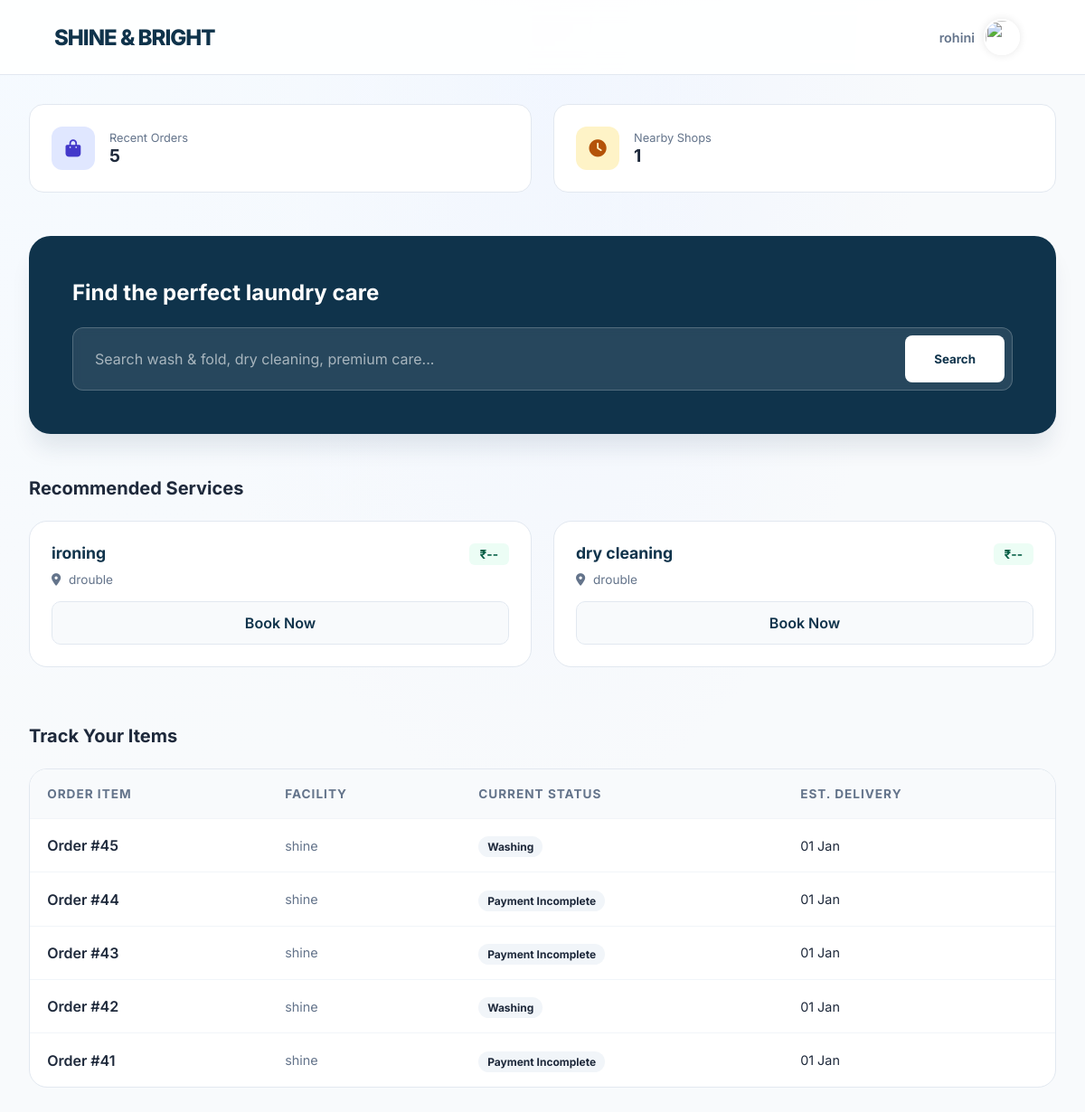
The page /dashboard/ (signed in) on the database its author committed.
### shop/models.py (models this page shows, shortened)
class Service(models.Model):
    branch = models.ForeignKey(Branch, on_delete=models.CASCADE, related_name='services')
    name = models.CharField(max_length=100)
    price = models.DecimalField(max_digits=10, decimal_places=2, blank=True, null=True)
    cloths = models.ManyToManyField('Cloth', blank=True, related_name='services')
    created_at = models.DateTimeField(default=timezone.now)
    class Meta:
        unique_together = ('branch', 'name')

class Branch(models.Model):
    shop = models.ForeignKey(LaundryShop, on_delete=models.CASCADE, related_name='branches')
    name = models.CharField(max_length=100)
    address = models.TextField()
    phone = models.CharField(max_length=15, blank=True)
    created_at = models.DateTimeField(default=timezone.now)
    class Meta:
        unique_together = ('shop', 'name')

class LaundryShop(models.Model):
    name = models.CharField(max_length=100, unique=True)
    email = models.EmailField(unique=True)
    password = models.CharField(max_length=128, blank=True)
    address = models.TextField(blank=True)
    phone = models.CharField(max_length=15, blank=True)
    city = models.CharField(max_length=100, blank=True)
    latitude = models.FloatField(blank=True, null=True)
    longitude = models.FloatField(blank=True, null=True)
    is_approved = models.BooleanField(default=False)
    is_open = models.BooleanField(default=True)
    created_at = models.DateTimeField(default=timezone.now)
    razorpay_account_id = models.CharField(
        max_length=100,
        blank=True,
        null=True,
        help_text="Razorpay Account ID for marketplace payments"
    )
    razorpay_key_id = models.CharField(
        max_length=100,
        blank=True,
        null=True,
        help_text="Razorpay Key ID for shop payments"
    )
    razorpay_key_secret = models.CharField(
        max_length=100,
        blank=True,
        null=True,
        help_text="Razorpay Key Secret for shop payments"
    )
    bank_account_holder_name = models.CharField(
        max_length=100,
        blank=True,
        null=True,
        help_text="Account holder name as per bank records"
    )
    bank_account_number = models.CharField(
        max_length=50,
        blank=True,
        null=True,
        help_text="Bank account number"
    )
    bank_ifsc_code = models.CharField(
        max_length=11,
        blank=True,
        null=True,
        help_text="IFSC code (e.g., HDFC0001234)"
    )
    bank_name = models.CharField(
        max_length=100,
        blank=True,
        null=True,
        help_text="Bank name (e.g., HDFC Bank, SBI)"
    )
    bank_branch = models.CharField(
        max_length=100,
        blank=True,
        null=True,
        help_text="Bank branch name"
    )
    bank_account_type = models.CharField(
        max_length=20,
        choices=[
            ('Savings', 'Savings'),
            ('Current', 'Current'),
        ],
        blank=True,
        null=True,
        help_text="Type of bank account"
    )

class Order(models.Model):
    STATUS_CHOICES = [
        ('Pending', 'Pending'),
        ('Washing', 'Washing'),
        ('Drying', 'Drying'),
        ('Ironing', 'Ironing'),
        ('Ready', 'Ready for Pickup'),
        ('Completed', 'Completed'),
    ]
    PAYMENT_CHOICES = [
        ('Pending', 'Pending'),
        ('Completed', 'Completed'),
    ]
    user = models.ForeignKey(User, on_delete=models.CASCADE)
    shop = models.ForeignKey(LaundryShop, on_delete=models.CASCADE)
    branch = models.ForeignKey(Branch, on_delete=models.CASCADE, blank=True, null=True)
    base_amount = models.DecimalField(max_digits=10, decimal_places=2, default=0)
    platform_fee = models.DecimalField(max_digits=10, decimal_places=2, default=0)
    delivery_fee = models.DecimalField(max_digits=10, decimal_places=2, default=0)
    gst_amount = models.DecimalField(max_digits=10, decimal_places=2, default=0)
    amount = models.DecimalField(
        max_digits=10,
        decimal_places=2,
        help_text="Final payable amount (base + fees + GST)"
    )
    cloth_status = models.CharField(
        max_length=20,
        choices=STATUS_CHOICES,
        default='Pending'
    )
    payment_status = models.CharField(
        max_length=20,
        choices=PAYMENT_CHOICES,
        default='Pending'
    )
    pickup_date = models.DateTimeField(blank=True, null=True)
    delivery_date = models.DateTimeField(blank=True, null=True)
    delivery_name = models.CharField(max_length=100, blank=True)
    delivery_address = models.TextField(blank=True)
    delivery_phone = models.CharField(max_length=15, blank=True)
    special_instructions = models.TextField(blank=True)
    created_at = models.DateTimeField(default=timezone.now)
    delay_notified = models.BooleanField(default=False)
    thank_you_sent = models.BooleanField(default=False)
    razorpay_payment_id = models.CharField(max_length=100, blank=True, null=True)
    razorpay_order_id = models.CharField(max_length=100, blank=True, null=True)

### shop/views.py (the view)
# urls.py: path("dashboard/", views.user_dashboard, name="dashboard"),
@login_required
def user_dashboard(request):
    pending = Order.objects.filter(user=request.user, cloth_status="Pending", payment_status="Completed").count()
    completed = Order.objects.filter(user=request.user, cloth_status="Completed", payment_status="Completed").count()
    spent = Order.objects.filter(user=request.user, payment_status="Completed").aggregate(
        total=Sum('amount')
    )["total"] or 0
    cloth_status = get_cloth_status(request.user)
    search_query = request.GET.get('search', '')
    services_nearby = []
    shops_nearby = []
    user_city = None
    try:
        user_profile = request.user.profile
        user_city = user_profile.city if user_profile.city else None
    except:
        user_city = None
    if search_query:
        services = Service.objects.filter(
            Q(name__icontains=search_query)
        ).select_related('branch__shop').filter(branch__shop__is_approved=True)
        if user_city:
            city_services = services.filter(branch__shop__city__iexact=user_city)[:10]
            if city_services:
                services_nearby = city_services
            else:
                services_nearby = services[:10]
        else:
            services_nearby = services[:10]  # Limit to 10 results
    elif user_city:
        services_nearby = Service.objects.filter(
            branch__shop__is_approved=True,
            branch__shop__city__iexact=user_city
        ).select_related('branch__shop')[:10]
        shops_nearby = LaundryShop.objects.filter(
            is_approved=True,
            city__iexact=user_city
        )[:10]
    create_order_notifications(request.user)
    create_welcome_notifications(request.user)
    recent_notifications = Notification.objects.filter(
        user=request.user,
        is_read=False  # Only show unread notifications
    ).order_by('-created_at')[:5]
    recent_notifications = [
        {
            'id': notification.id,
            'title': notification.title,
            'message': notification.message,
            'time': notification.created_at,
            'icon': notification.icon,
            'color': notification.color,
            'is_read': notification.is_read
        }
        for notification in recent_notifications
    ]
    if hasattr(request.user, 'profile') and request.user.profile.notifications_enabled:
        unread_count = Notification.objects.filter(user=request.user, is_read=False).count()
    else:
        unread_count = 0
    previous_shops = (
    LaundryShop.objects
    .filter(order__user=request.user, order__cloth_status='Completed', order__payment_status='Completed')
    .distinct()
)
    return render(request, "user_dashboard.html", {
        "pending_count": pending,
        "completed_count": completed,
        "total_spent": spent,
        "cloth_status": cloth_status, # Added for the 'Your Cloth Status' table
        "services_nearby": services_nearby,
        "shops_nearby": shops_nearby,
        "search_query": search_query,
        "user_city": user_city,
        "recent_notifications": recent_notifications,  # Show up to 5 notifications
        "unread_count": unread_count,
        "previous_shops": previous_shops,
    })

### shop/templates/user_dashboard.html (shortened to what this page needs)
{% load static %}
<!DOCTYPE html>
<html lang="en">
<head>
    <link rel="stylesheet" href="https://cdnjs.cloudflare.com/ajax/libs/font-awesome/6.4.0/css/all.min.css">
</head>
<body>
    <nav class="top-nav">
        <div class="logo-text">SHINE & BRIGHT</div>
        <div class="user-profile-trigger" id="profileToggle">
            <span style="font-size: 0.9rem; font-weight: 600; color: var(--text-muted)">{{ request.user.username }}</span>
            <img src="{% if request.user.profile.profile_image %}{{ request.user.profile.profile_image.url }}{% else %}{% static 'default.png' %}{% endif %}" class="avatar">
        </div>
    </nav>
    <div class="dashboard-container">
        <div class="stats-row">
            <div class="stat-card">
                <div class="stat-icon" style="background: #e0e7ff; color: #4338ca"><i class="fas fa-shopping-bag"></i></div>
                <div>
                    <p style="font-size: 0.8rem; color: var(--text-muted)">Recent Orders</p>
                    <p style="font-weight: 700; font-size: 1.2rem">{{ cloth_status|length }}</p>
                </div>
            </div>
            <div class="stat-card">
                <div class="stat-icon" style="background: #fef3c7; color: #b45309"><i class="fas fa-clock"></i></div>
                <div>
                    <p style="font-size: 0.8rem; color: var(--text-muted)">Nearby Shops</p>
                    <p style="font-weight: 700; font-size: 1.2rem">{{ shops_nearby|length }}</p>
                </div>
            </div>
        </div>
        <div class="search-wrapper">
            <h2>Find the perfect laundry care</h2>
            <form method="GET" class="modern-search-bar">
                <input type="text" name="search" value="{{ search_query }}" placeholder="Search wash & fold, dry cleaning, premium care...">
                <button type="submit" class="search-btn-alt">Search</button>
            </form>
        </div>
        <div class="section-header">
            <h2>Recommended Services</h2>
        </div>
        {% if services_nearby %}
        <div class="modern-grid">
            {% for service in services_nearby %}
            <div class="shop-card">
                <div class="card-body">
                    <div style="display: flex; justify-content: space-between; align-items: flex-start; margin-bottom: 0.5rem;">
                        <h3 style="font-size: 1.1rem; color: var(--primary)">{{ service.name }}</h3>
                        <span class="badge-price">₹{{ service.price|default:"--" }}</span>
                    </div>
                    <p style="font-size: 0.85rem; color: var(--text-muted); margin-bottom: 1rem;">
                        <i class="fas fa-map-marker-alt" style="margin-right: 5px"></i> {{ service.branch.name }}
                    </p>
                    <a href="{% url 'select_services' service.branch.shop.id %}" class="btn-main">Book Now</a>
                </div>
            </div>
            {% endfor %}
        </div>
        {% endif %}
        <div class="section-header">
            <h2>Track Your Items</h2>
        </div>
        <div class="table-container">
            <table class="modern-table">
                <thead>
                    <tr>
                        <th>Order Item</th>
                        <th>Facility</th>
                        <th>Current Status</th>
                        <th>Est. Delivery</th>
                    </tr>
                </thead>
                <tbody>
                    {% for cloth in cloth_status %}
                    <tr>
                        <td style="font-weight: 600;">{{ cloth.cloth_name }}</td>
                        <td style="color: var(--text-muted); font-size: 0.9rem;">{{ cloth.shop_name }}</td>
                        <td><span class="status-pill">{{ cloth.status }}</span></td>
                        <td style="font-size: 0.9rem;">{% if cloth.delivery_date %}{{ cloth.delivery_date|date:"d M" }}{% else %}Calculating...{% endif %}</td>
                    </tr>
                    {% empty %}
                    <tr>
                        <td colspan="4" style="text-align: center; color: var(--text-muted); padding: 3rem;">No active orders to track.</td>
                    </tr>
                    {% endfor %}
                </tbody>
            </table>
        </div>
    </div>
</body>
</html>

### rows shown on the page
Service: name "ironing", price "--", branch.name "drouble"
Service: name "dry cleaning", price "--", branch.name "drouble"
LaundryShop: shop_name "shine" "shine" "shine" "shine" "shine"
Order: status "Washing", delivery_date "01 Jan"
Order: delivery_date "01 Jan"
Order: delivery_date "01 Jan"
Order: status "Washing", delivery_date "01 Jan"
Order: delivery_date "01 Jan"

### other values the page prints
{{ request.user.username }} "rohini"
{{ cloth_status|length }} "5"
{{ shops_nearby|length }} "1"
{{ cloth.cloth_name }} "Order #45" "Order #44" "Order #43" "Order #42" "Order #41"
{{ cloth.status }} "Payment Incomplete" "Payment Incomplete" "Payment Incomplete"
